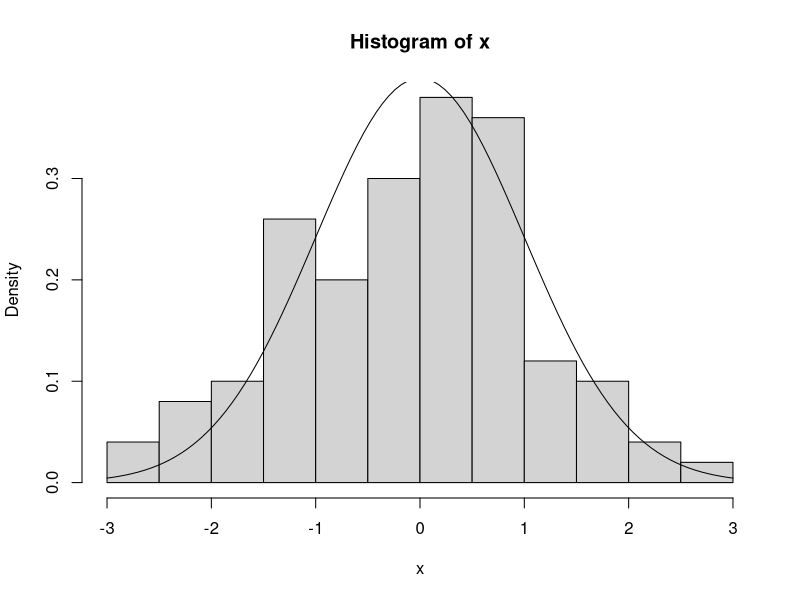
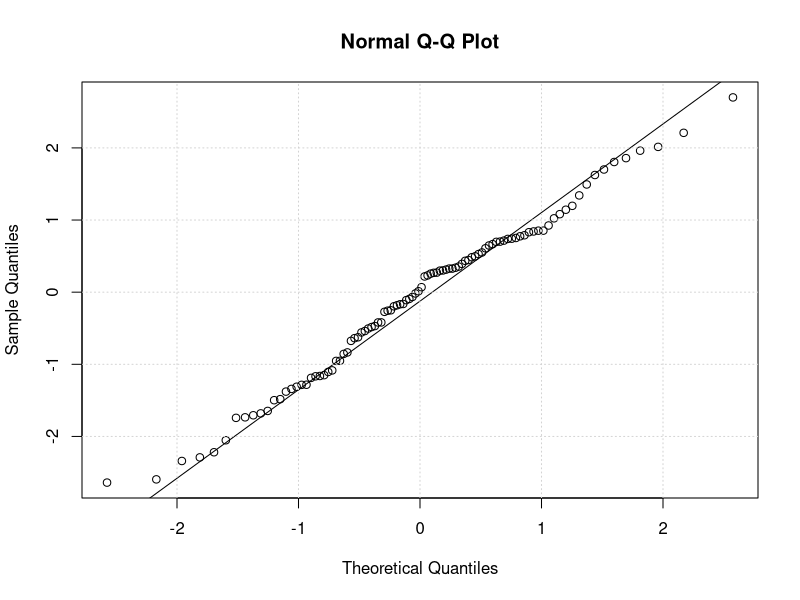
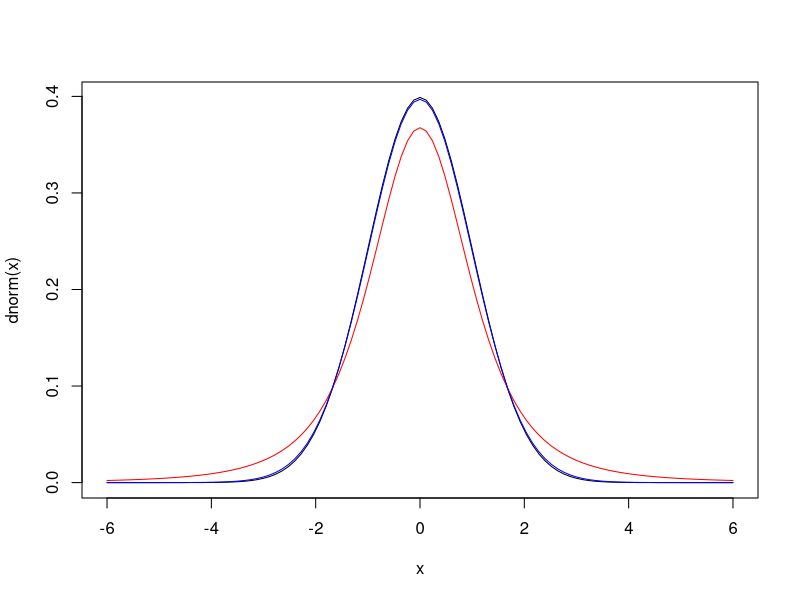

Reproduce these figures in R, in order.
## ---- chunk 1
# буквы кодирующие действие:
# d – плотность распределения
# p – распределение функции
# q – квантиль функции
# r – случайные значение 

#название распределений
# norm - нормальное распределение
# unif - равномерное распределение
# t - распределение Стьдента
# exp - экспоненциальное распределение

# примеры использования

# 100 случайный чисел
rnorm(100)

# квантиль уровня 0.5
qnorm(0.5)

# плотность распределения в нуле
dnorm(0)

# функция распределения в нуле
pnorm(0)

# прочие распределения
?rt
?rlnorm
?rexp
?runif
## ---- chunk 2
x = rnorm(100)
# Графический – гистограмма
hist(x,freq = F)
# добавим теоретическое стандартное нормальное распределение
curve(dnorm,-3,3,add = TRUE)

# Графический – график квантилей
qqnorm(x)
qqline(x)
grid()

# Шапиро-Уилка
# p-значение > 5%, распределение нормальное 
shapiro.test(x)

library(nortest)
# Критерий Лиллифорса
# p-значение > 5%, распределение нормальное
lillie.test(x)

# Критерий Андерсона-Дарлинга
# p-значение > 5%, распределение нормальное
ad.test(x)

## ---- chunk 3
# нарисуем плотность нормального распределения
curve(dnorm,-6,6)
# нарисуем плотность t-распределения c 3 степенями свободы
curve(dt(x,df = 3),-6,6,add = TRUE,col='red')
# нарисуем плотность t-распределения c 50 степенями свободы
curve(dt(x,df = 50),-6,6,add = TRUE,col='blue')
## ---- chunk 4
# здесь мы исходно используем данные из нормального распределения, поэтому не нужно проверять данные на нормальность
x = rnorm(100)
y = rnorm(100)

# можно сравнивать с числом
t.test(x,mu=0)

# сравним 2 выборки
t.test(x,y)
## ---- chunk 5
# t-stat
data("mtcars")
mtcars

# проверяем на нормальность данные - здесь получается что выборка у нас не нормальная. не можем использовать  t-test
shapiro.test(mtcars$hp)

#проверим на подвыборке машин с 4 цилиндрами - имеет нормальное распределение
shapiro.test(mtcars[mtcars$cyl==4,]$hp)

# можно ли сказать, что мощность автомобилей с 4 цилиндрами равна 80 л.с.? -  да можно, p-значение > 0.05
t.test(mtcars[mtcars$cyl==4,]$hp, mu = 80)

# можно использовать вычисления и вручную согласно формуле Стьюдента, но это долго)
(mean(subset(mtcars,cyl==4)$hp-80))/(sd(subset(mtcars,cyl==4)$hp)/sqrt(length(subset(mtcars,cyl==4)$hp)))
pt(0.417675, df = length(subset(mtcars,cyl==4)$hp))
p_value = 2*(1-pt(0.417675, df = length(subset(mtcars,cyl==4)$hp)))
# совпадает с результатом из t.test
p_value
## ---- chunk 6
# имеет нормальное распределение
shapiro.test(mtcars[mtcars$gear==4,]$mpg)
# имеет нормальное распределение
shapiro.test(mtcars[mtcars$gear==5,]$mpg)

# проверим t-тестом, разницы в расходе топлива нет - т.к. p значение больше 5%
t.test(mtcars[mtcars$gear==4,]$mpg,mtcars[mtcars$gear==5,]$mpg)

## ---- chunk 7
# выборка имеет нормальное распределение
shapiro.test(mtcars[mtcars$vs==0,]$hp)
# выборка имеет нормальное распределение
shapiro.test(mtcars[mtcars$vs==1,]$hp)
# t-тест можно вызывать еще и таким способ. Разница в количестве лошадинных сил в зависимости от типа двигателя есть - т.к. p значение меньше 5%
t.test(mtcars$hp~mtcars$vs)
## ---- chunk 8
#Проверим, влияет ли количество цилиндров на мощность автомобиля
anova <- aov(hp ~ cyl, data = mtcars)
summary(anova)


#Проверим, влияет ли количество передач на мощность автомобиля
anova <- aov(hp ~ gear, data = mtcars)
summary(anova)

## ---- chunk 9
#Проверим, влияет ли количество цилиндров и количество передач на мощность автомобиля

anova <- aov(hp ~ gear+cyl, data = mtcars)
summary(anova)
